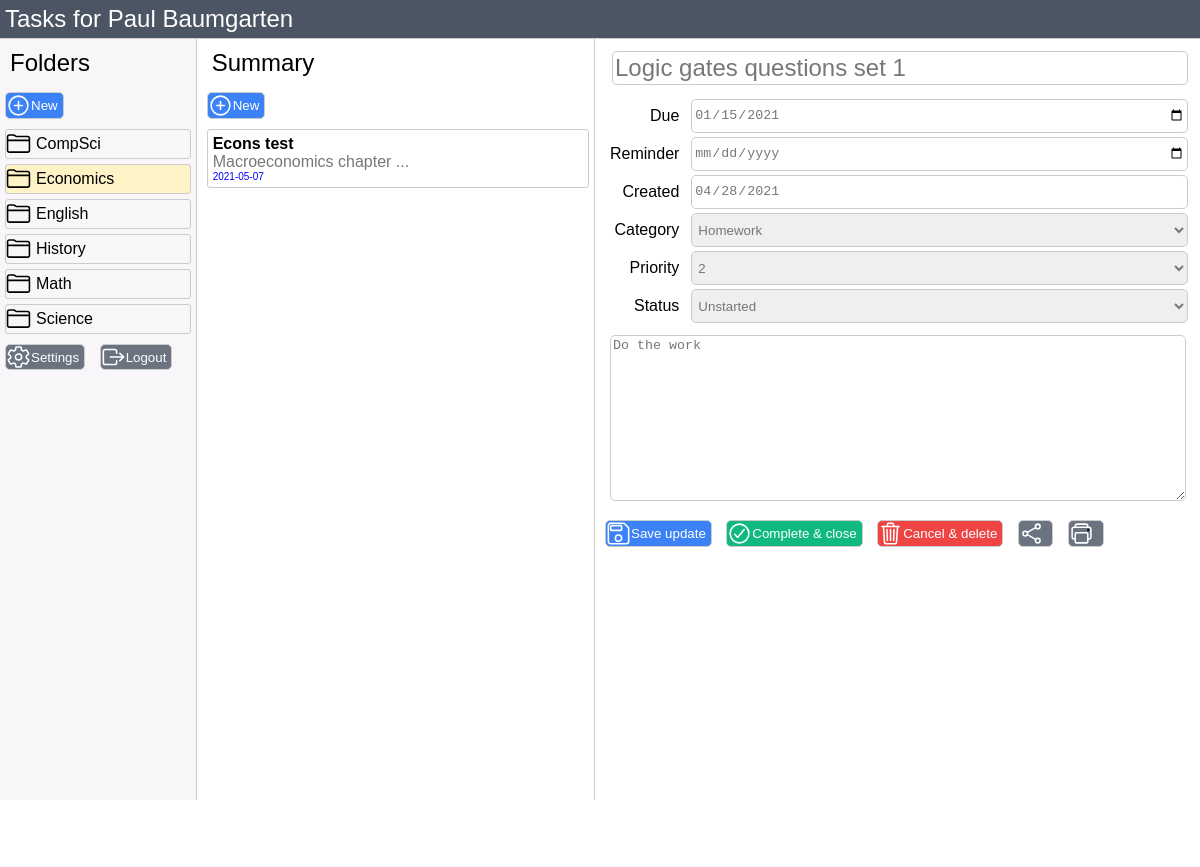
Page /main?folderid=1 (signed in) on the committed database.
### tables this page shows
CREATE TABLE "accounts" (
	"userid"	TEXT,
	"password"	TEXT,
	"salt"	TEXT,
	"email"	TEXT,
	"name"	TEXT,
	PRIMARY KEY("userid")
);

CREATE TABLE "folders" (
	"userid"	TEXT,
	"id"	TEXT,
	"name"	TEXT,
	PRIMARY KEY("id","userid")
);

CREATE TABLE "tasks" (
	"userid"	TEXT,
	"folderid"	TEXT,
	"id"	TEXT,
	"title"	TEXT,
	"due"	TEXT,
	"reminder"	TEXT,
	"created"	TEXT,
	"category"	TEXT,
	"priority"	INTEGER,
	"status"	TEXT,
	"notes"	TEXT,
	"link"	TEXT,
	PRIMARY KEY("id")
);

### stage5.py (the view)
@app.route("/main")
@flask_login.login_required
def main_page():
    id = '3'
    if 'id' in request.values:
        id = request.values['id']
    folderid = '3'
    if 'folderid' in request.values:
        folderid = request.values['folderid']
    user = flask_login.current_user.get_dict()
    folders = database_read("SELECT * FROM folders ORDER BY name;")
    items = database_read(f"SELECT * FROM tasks WHERE folderid='{folderid}' AND status != 'Completed';")
    maintask = database_read(f"SELECT * FROM tasks WHERE id='{id}';")[0]
    print("main_page sending: ",maintask)
    return render_template("main-stage4.html", folders=folders, tasks=items, maintask=maintask, user=user, folderid=folderid, id=id)

### stage5.py (called while the page is built)
@login_manager.user_loader
def load_user(userid):
    users = database_read("SELECT * FROM accounts WHERE userid=?", (userid,))
    if len(users) != 1:
        return None
    user = User(users[0]['userid'], users[0]['email'], users[0]['name'])
    user.id = userid
    return user

def database_read(sql, data=None):
    connection = sqlite3.connect(database_filename)
    connection.row_factory = sqlite3.Row
    db = connection.cursor()
    if data:
        db.execute(sql, data)
    else:
        db.execute(sql)
    records = db.fetchall()
    rows = [dict(record) for record in records]
    db.close()
    connection.close()
    return rows

    def get_dict(self):
        return {"userid": self.id, "email": self.email, "name": self.name}

### templates/main-stage4.html (shortened to what this page needs)
<!DOCTYPE html>
<html lang="en">
<head>
    <link rel="stylesheet" type="text/css" href="/static/index.css" media="screen"/>
</head>
<body>
    <div class="pageheader">
        <div class="titlebar">Tasks for {{ user.name }}</div>
    </div>
    <div class="container">
        <div class="folders">
            <div class="header">Folders</div>
            <button class="blue icon-new" id="new_folder_button">New</button>
            {% for folder in folders %}
                {% if folder.id == folderid %}
                    <a class="folderitem highlight" href="?folderid={{ folder.id }}">{{ folder.name }}</a>
                {% else %}
                    <a class="folderitem" href="?folderid={{ folder.id }}">{{ folder.name }}</a>
                {% endif %}
            {% endfor %}
            <div class="controls">
                <button class="gray icon-settings">Settings</button>
                <button class="gray icon-exit" id="logout_button">Logout</button>
            </div>
        </div>
        <div class="items">
            <div class="header">Summary</div>
            <button class="blue icon-new" id="new_task_button">New</button>
            {% for task in tasks %}
                {% if task.folderid == folderid %}
                    <a class="itempreview" href="?folderid={{ folderid }}&id={{ task['id']}}">
                        <div class="itempreviewheader">
                            {{ task['title'] }}
                        </div>
                        <div class="itempreviewtext">
                            {{ task['notes'][:50] }}...
                        </div>
                        <div class="itempreviewtime">{{ task['due'] }}</div>
                    </a>
                {% endif %}
            {% endfor %}
        </div>
        <div class="main">
            {% if id is defined %}
            <form method="POST" enctype="multipart/form-data" action="/save_task">
                <div class="maintitle"><input type="text" name="title" value="{{ maintask.title }}" placeholder="Task title" class="tasktitle"></div>
                <div class="two-columns">
                    <div><label for="due">Due</label></div>
                    <input type="date" name="due" value="{{ maintask.due }}" placeholder="">
                    <div><label for="reminder">Reminder</label></div>
                    <input type="date" name="reminder" value="{{ maintask.reminder }}" placeholder="">
                    <div><label for="created">Created</label></div>
                    <input readonly type="date" name="created" value="{{ maintask.created }}" placeholder="">
                    <div><label for="category">Category</label></div>
                    <select name="category" value="{{ maintask.category }}">
                        <option {{ "selected='selected'" if maintask.category == 'Homework' else "" }}>Homework</option>
                    </select>
                    <div><label for="priority">Priority</label></div>
                    <select name="priority" value="{{ maintask.priority }}">
                        <option {{ "selected='selected'" if maintask.priority == 2 else "" }}>2</option>
                    </select>
                    <div><label for="status">Status</label></div>
                    <select name="status" value="{{ maintask.status }}">
                        <option {{ "selected='selected'" if maintask.status == "Unstarted" else "" }}>Unstarted</option>
                    </select>
                </div>
                <div class="maintext">
                    <textarea name="notes">{{ maintask.notes }}</textarea>
                </div>
                <input type="submit" name="submit-save" class="blue icon-save" value="Save update">
                <input type="submit" name="submit-close" class="green icon-complete" value="Complete & close">
                <input type="submit" name="submit-delete" class="red icon-delete" value="Cancel & delete">
                <input type="button" name="button-share" class="gray icon-share" value=" ">
                <input type="button" name="button-print" class="gray icon-print" value=" ">
            </form>
            {% endif %}
        </div>
    </div>
</body>
</html>

### static/index.css (style rules this page uses)
html, body { padding: 0; margin: 0; height: 100%; font-family: Helvetica, sans-serif; overflow-y:hidden; }
.container { display: grid; grid-template-columns: 1fr 2fr 50%; gap: 5px 5px; height: 100%; grid-template-areas: "folders items main" }
.pageheader { display: grid; grid-template-columns: 1fr 1fr; background-color: rgba(75, 85, 99,1); border-bottom: 1px solid #ccc; }
.pageheader .titlebar { padding: 5px; font-size: x-large; color: white; }
.controls { bottom: 0; }
.folders { grid-area: folders; background-color: #f8f6f8; border-right: 1px solid #ccc; overflow-y: auto; padding-bottom: 5em; }
.folders .header { font-size: x-large; padding: 5px 5px 5px 5px; margin: 5px 5px 5px 5px; }
.folderitem { padding: 5px 5px 5px 30px; margin: 5px 5px 5px 5px; border-radius: 3px; border: 1px solid #ccc; background:url('/static/icons/folder-outline.svg') no-repeat left center; display: block; cursor: pointer; color: inherit; text-decoration: none; }
.highlight { background-color: rgba(254, 243, 199,1); }
.items { grid-area: items; border-right: 1px solid #ccc; overflow-y: auto; padding-bottom: 5em; }
.items .header { font-size: x-large; padding: 5px 5px 5px 5px; margin: 5px 5px 5px 5px; }
.itempreview { padding-bottom: 1em; padding: 5px 5px 5px 5px; margin: 5px 5px 5px 5px; border-radius: 3px; border: 1px solid #ccc; display: block; cursor: pointer; color: inherit; text-decoration: none; }
.itempreviewheader { font-weight: bold; }
.itempreviewtext { color: #777; }
.itempreviewtime { font-size: x-small; color: blue; }
.main { grid-area: main; overflow-y: auto; padding-bottom: 5em; padding-right: 10px; }
.maintitle { font-size: x-large; padding: 5px 5px 5px 5px; margin: 5px 5px 5px 5px; }
.maintext { padding: 5px 5px 5px 5px; margin: 5px 5px 5px 5px; }
.two-columns { display: grid; grid-template-columns: auto 1fr; }
.tasktitle { font-size: x-large; width: 100%; }
.two-columns div { padding: 5px 5px 5px 5px; margin: 5px 5px 5px 5px; text-align: right; }
.main textarea { width: 100%; height: 12em; line-height: 1.2em; }
button { background-color: rgba(59, 130, 246, 1); color: white; padding: 5px 5px 5px 25px; margin: 5px 5px 5px 5px; border-radius: 5px; border: 1px solid #ccc; width: 1fr; display: inline-block; height: 2em; }
input[type='button'] { background-color: rgba(59, 130, 246, 1); color: white; padding: 5px 5px 5px 25px; margin: 5px 5px 5px 5px; border-radius: 5px; border: 1px solid #ccc; width: 1fr; display: inline-block; height: 2em; }
input[type='submit'] { background-color: rgba(59, 130, 246, 1); color: white; padding: 5px 5px 5px 25px; margin: 5px 5px 5px 5px; border-radius: 5px; border: 1px solid #ccc; width: 1fr; display: inline-block; height: 2em; }
button.blue, input[type='button'].blue, input[type='submit'].blue { background-color: rgba(59, 130, 246, 1); }
button.red, input[type='button'].red, input[type='submit'].red { background-color: rgba(239, 68, 68, 1); }
button.green, input[type='button'].green, input[type='submit'].green { background-color: rgba(16, 185, 129,1); }
button.gray, input[type='button'].gray, input[type='submit'].gray { background-color: rgba(107, 114, 128,1); }
input { padding: 2px; margin: 2px; border: 1px solid #ccc; border-radius: 5px; color: #777; }
select { padding: 2px; margin: 2px; border: 1px solid #ccc; border-radius: 5px; color: #777; }
textarea { border: 1px solid #ccc; border-radius: 5px; color: #777; }
.icon-exit { background:url('/static/icons/exit-outline.svg') no-repeat left center; }
.icon-new { background:url('/static/icons/add-circle-outline.svg') no-repeat left center; }
.icon-settings { background:url('/static/icons/settings-outline.svg') no-repeat left center; }
.icon-save { background:url('/static/icons/save-outline.svg') no-repeat left center; }
.icon-complete { background:url('/static/icons/checkmark-circle-outline.svg') no-repeat left center; }
.icon-delete { background:url('/static/icons/trash-outline.svg') no-repeat left center; }
.icon-share { background:url('/static/icons/share-social-outline.svg') no-repeat left center; }
.icon-print { background:url('/static/icons/print-outline.svg') no-repeat left center; }

### rows in the picture
accounts: name "Paul Baumgarten"
folders: name "CompSci"
folders: name "Economics"
folders: name "English"
folders: name "History"
folders: name "Math"
folders: name "Science"
tasks: title "Econs test", notes "Macroeconomics chapter", due "2021-05-07"
tasks: title "Logic gates questions set 1", due "01/15/2021", created "04/28/2021", category "Homework", priority "2", status "Unstarted", notes "Do the work"
